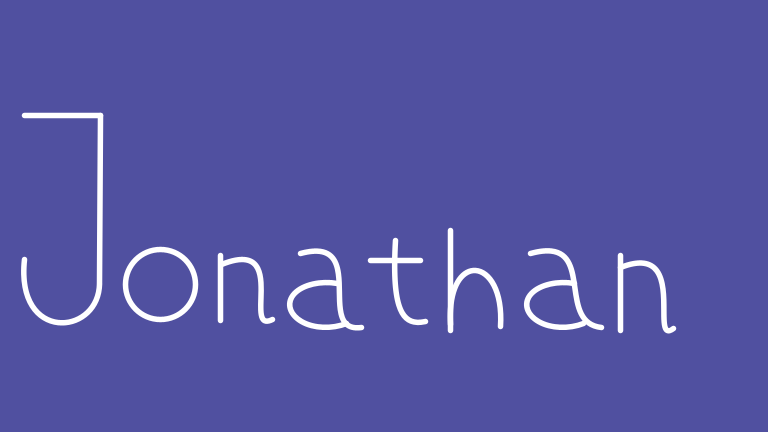
Frame 1 (no input)
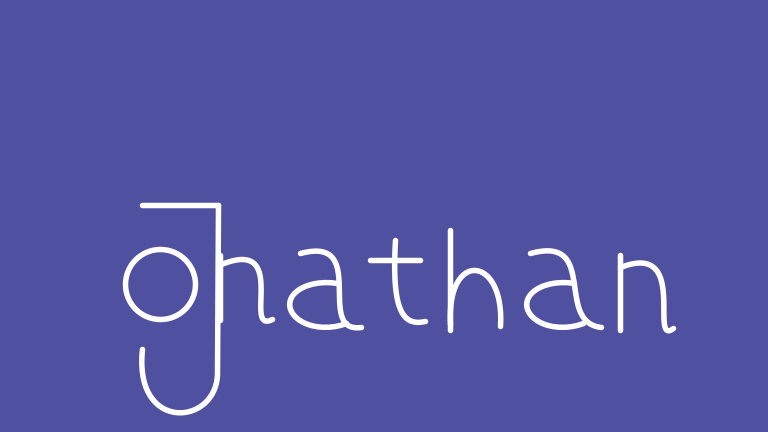
Frame 60 (the mouse pressed at the canvas centre just before this capture)
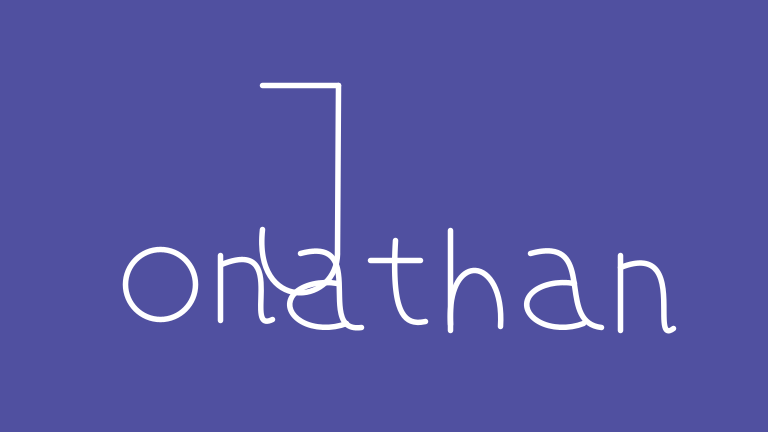
Frame 120 (the mouse held since frame 60 and released just before this capture)

The Processing sketch that drew these frames (run headless with seeded random() and noise(); from frame 60 on, the mouse is pressed at the canvas centre):

// Processing sketch: f_rstaProcess
// ── f_rstaProcess.pde
void setup()
{
  size(768 , 432);
  frameRate(250);
  
}
int yPos=0;
int xPos =0;
int xDir =2;
int yDir =2;

void draw()
{
  strokeWeight(5.5);
  background(80, 80, 160);
  stroke(255);
  noFill();
  
  //J
  line(100+xPos, 115+yPos, 99+xPos, 283+yPos);
  line(24+xPos, 115+yPos, 100+xPos, 115+yPos);
  curve(154+xPos, -215+yPos, 24+xPos, 259+yPos, 99+xPos, 284+yPos, 34+xPos, -51+yPos);
  
 //add
  
  /* //Original letter J
  line(100, 115, 99, 283);
  line(24, 115, 100, 115);
  curve(154, -215, 24, 259, 99, bottomLine, 34, -51);
  */
  
  //o
  ellipse(160, 284, 70, 70);
  //n
  line(220, 320, 220, 255);
  curve(407, 171, 272, 319, 221, 264, -140, 486);
  
  //a
  curve(585, 214, 361, 327, 300, 253, -56, 440);
  arc(327, 305, 74, 45, 1, 5, 5);
  
  //t
  curve(451, -124, 395, 240, 425, 321, 522, 213);
  line(420, 260, 370, 260);
  
  //h
  line(450, 330, 450, 230);
  curve(423, 754, 500, 326, 450, 324, 526, 776);
  
  //a
   curve(815, 284, 601, 327, 530, 253, 189, 440);
  arc(564, 305, 74, 45, 1, 5, 5);
  
  //n
  line(620, 330, 620, 255);
  curve(772, 154, 673, 328, 620, 267, 257, 492);
  
  
  
   xPos=xPos+xDir;
  if (xPos>width-100 || xPos<-20)
  {
    xDir=xDir*-1;
  }
  yPos=yPos+yDir;
  if (yPos>height-330 || yPos<-110)
  {
    yDir=yDir*-1;
  }
}
